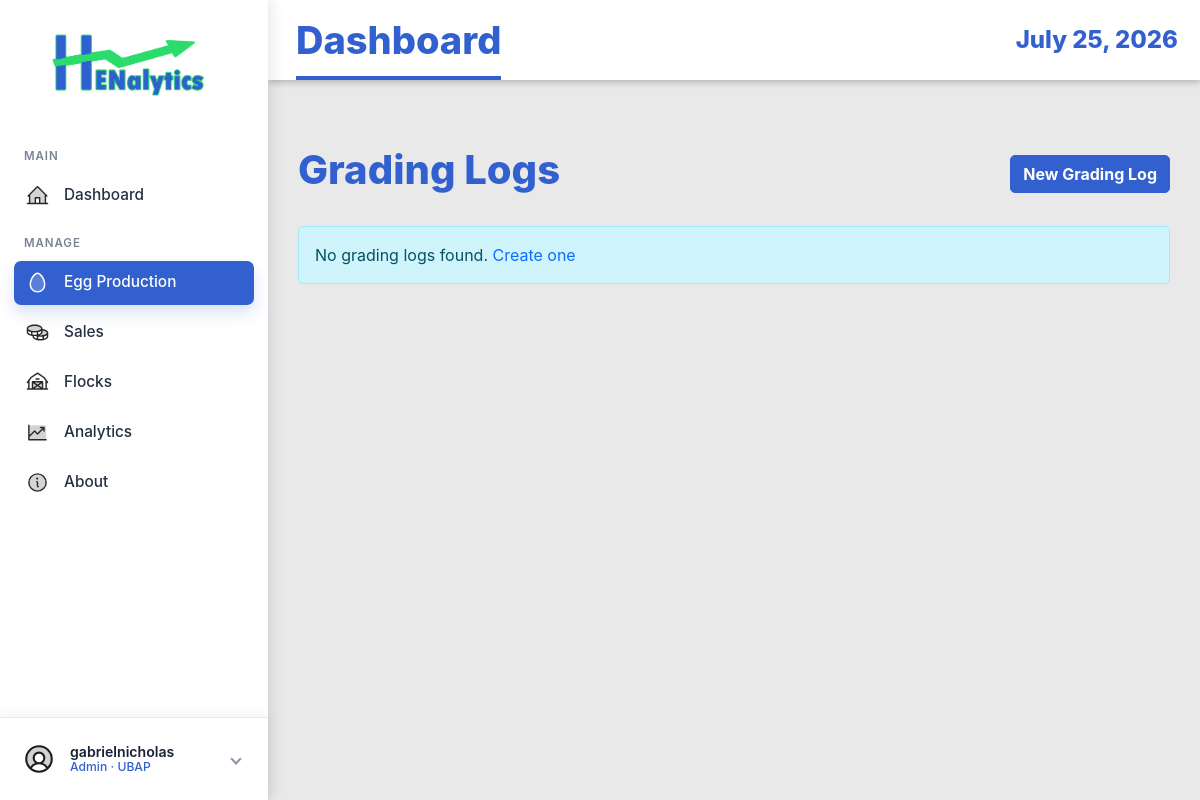
The page /grading-logs/ (signed in) on the database as committed earlier.
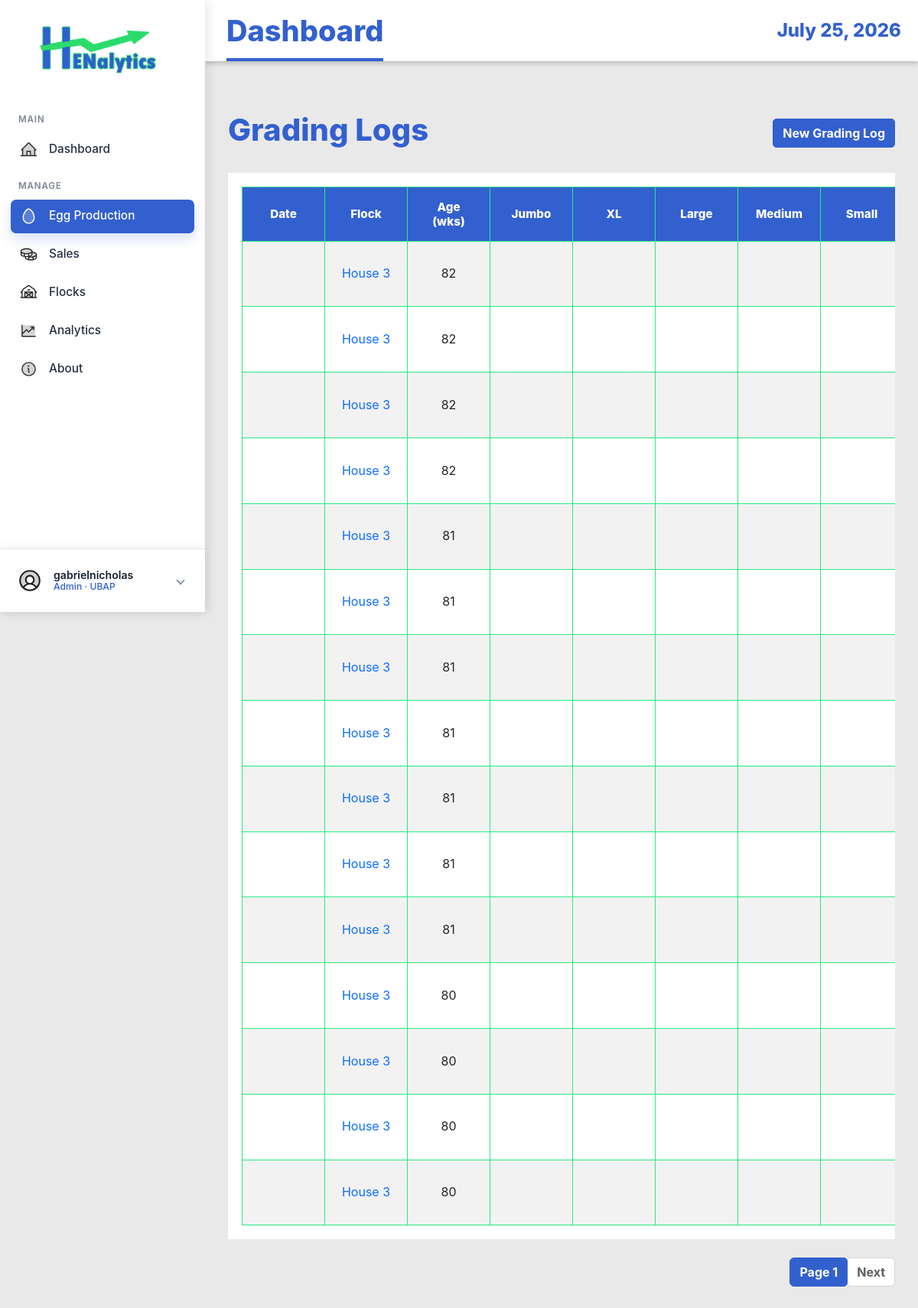
The same page on the database as committed later.
### EggProduction/models.py (models this page shows, shortened)
class GradingLog(models.Model):
    flock = models.ForeignKey(Flock, on_delete=models.CASCADE, related_name='grading_logs')
    log_date = models.DateField()
    age_weeks = models.IntegerField(validators=[MinValueValidator(0)])
    eggs_total = models.IntegerField(validators=[MinValueValidator(0)])
    eggs_aa = models.IntegerField(validators=[MinValueValidator(0)], default=0)
    eggs_a = models.IntegerField(validators=[MinValueValidator(0)], default=0)
    eggs_b = models.IntegerField(validators=[MinValueValidator(0)], default=0)
    eggs_small = models.IntegerField(validators=[MinValueValidator(0)], default=0)
    eggs_broken = models.IntegerField(validators=[MinValueValidator(0)], default=0)
    eggs_decode = models.IntegerField(validators=[MinValueValidator(0)], default=0)
    eggs_source = models.CharField(max_length=100, blank=True, null=True)
    created_at = models.DateTimeField(auto_now_add=True)
    updated_at = models.DateTimeField(auto_now=True)
    class Meta:
        ordering = ['-log_date']
        unique_together = ('flock', 'log_date')

class Flock(models.Model):
    STATUS_CHOICES = (
        ('active', 'Active'),
        ('inactive', 'Inactive'),
        ('culled', 'Culled'),
    )
    house_no = models.IntegerField()
    breed_strain = models.CharField(max_length=100)
    date_started = models.DateField()
    initial_hen_count = models.IntegerField(validators=[MinValueValidator(1)])
    status = models.CharField(max_length=20, choices=STATUS_CHOICES, default='active')
    notes = models.TextField(blank=True, null=True)
    created_at = models.DateTimeField(auto_now_add=True)
    updated_at = models.DateTimeField(auto_now=True)
    class Meta:
        ordering = ['-date_started']
        unique_together = ['house_no', 'date_started']

### EggProduction/views.py (the view)
# urls.py: path('grading-logs/', views.GradingLogListView.as_view(), name='grading-log-list'),
class GradingLogListView(StaffAccessMixin, ListView):
    model = GradingLog
    template_name = 'egg_production/grading_log_list.html'
    context_object_name = 'grading_logs'
    paginate_by = 15
    ordering = ['-log_date']
    def get_queryset(self):
        qs = super().get_queryset().select_related('flock')
        flock_id = self.request.GET.get('flock_id')
        if flock_id:
            qs = qs.filter(flock_id=flock_id)
        return qs

### EggProduction/views.py (called while the page is built)
    def test_func(self):
        user = self.request.user
        try:
            profile = UserProfile.objects.get(user=user)
            return profile.role in ['staff', 'admin', 'manager']
        except UserProfile.DoesNotExist:
            return user.is_staff or user.is_superuser

### EggProduction/templates/egg_production/grading_log_list.html (shortened to what this page needs)
{% extends 'base.html' %}
{% load static %}
{% block content %}
<div class="container mt-4">
    <div class="d-flex justify-content-between align-items-center mb-4">
        <h1>Grading Logs</h1>
        {% if perms.eggproduction.add_gradinglog or user.is_staff %}
        <a href="{% url 'eggproduction:grading-log-create' %}" class="btn btn-primary">New Grading Log</a>
        {% endif %}
    </div>
    {% if grading_logs %}
    <div class="table-responsive">
        <table class="table table-striped table-hover">
            <thead class="table-dark">
                <tr>
                    <th>Date</th>
                    <th>Flock</th>
                    <th>Age (wks)</th>
                    <th>Jumbo</th>
                    <th>XL</th>
                    <th>Large</th>
                    <th>Medium</th>
                    <th>Small</th>
                </tr>
            </thead>
            <tbody>
                {% for log in grading_logs %}
                <tr>
                    <td>{{ log.grading_date|date:"Y-m-d" }}</td>
                    <td><a href="{% url 'eggproduction:flock-detail' log.flock.pk %}">House {{ log.flock.house_no }}</a>
                    </td>
                    <td>{{ log.age_weeks }}</td>
                    <td>{{ log.grade_jumbo }}</td>
                    <td>{{ log.grade_extra_large }}</td>
                    <td>{{ log.grade_large }}</td>
                    <td>{{ log.grade_medium }}</td>
                    <td>{{ log.grade_small }}</td>
                </tr>
                {% endfor %}
            </tbody>
        </table>
    </div>
    {% if is_paginated %}
    <nav aria-label="Page navigation">
        <ul class="pagination justify-content-center">
            <li class="page-item active"><a class="page-link" href="#">Page {{ page_obj.number }}</a></li>
            {% if page_obj.has_next %}
            <li class="page-item"><a class="page-link" href="?page={{ page_obj.next_page_number }}">Next</a></li>
            {% endif %}
        </ul>
    </nav>
    {% endif %}
    {% else %}
    <div class="alert alert-info">No grading logs found. <a href="{% url 'eggproduction:grading-log-create' %}">Create
            one</a></div>
    {% endif %}
</div>
{% endblock %}

### EggProduction/templates/base.html (shortened to what this page needs)
{% load static %}
<!DOCTYPE html>
<html lang="en">
<head>
    <link href="https://cdn.jsdelivr.net/npm/bootstrap@5.3.0/dist/css/bootstrap.min.css" rel="stylesheet">
    <link rel="stylesheet" href="https://cdn.datatables.net/1.13.8/css/jquery.dataTables.min.css">
    <link rel="stylesheet" href="https://cdn.datatables.net/buttons/2.4.2/css/buttons.dataTables.min.css">
    <link rel="stylesheet" href="{% static 'EggProduction/css/style.css' %}">
</head>
<body class="{% if request.user.is_authenticated %}app-body{% else %}auth-body{% endif %}">
    {% if request.user.is_authenticated %}
    <div class="app-shell">
        <aside class="app-sidebar">
            <a href="{% url 'eggproduction:dashboard' %}" class="brand-lockup">
                <img src="{% static 'EggProduction/img/logo-login.png' %}" alt="Henalytics">
            </a>
            <nav class="side-nav" aria-label="Main navigation">
                <div class="nav-section-label">MAIN</div>
                <a href="{% url 'eggproduction:dashboard' %}"
                    class="side-link {% if request.resolver_match.url_name == 'dashboard' %}active{% endif %}">
                    <img class="side-icon side-img-icon" src="{% static 'EggProduction/img/house-line-duotone.svg' %}"
                        alt="" aria-hidden="true">
                    <span>Dashboard</span>
                </a>
                <div class="nav-section-label">MANAGE</div>
                <a href="{% url 'eggproduction:production-log-list' %}"
                    class="side-link {% if 'production-log' in request.resolver_match.url_name or 'grading-log' in request.resolver_match.url_name %}active{% endif %}">
                    <img class="side-icon side-img-icon" src="{% static 'EggProduction/img/egg-duotone.svg' %}" alt=""
                        aria-hidden="true">
                    <span>Egg Production</span>
                </a>
                <a href="{% url 'eggproduction:sales-transaction-list' %}"
                    class="side-link {% if 'sales-transaction' in request.resolver_match.url_name or 'sales-item' in request.resolver_match.url_name %}active{% endif %}">
                    <img class="side-icon side-img-icon" src="{% static 'EggProduction/img/coins-duotone.svg' %}" alt=""
                        aria-hidden="true">
                    <span>Sales</span>
                </a>
                <a href="{% url 'eggproduction:flock-list' %}"
                    class="side-link {% if 'flock' in request.resolver_match.url_name %}active{% endif %}">
                    <img class="side-icon side-img-icon" src="{% static 'EggProduction/img/barn-duotone.svg' %}" alt=""
                        aria-hidden="true">
                    <span>Flocks</span>
                </a>
                <a href="{% url 'eggproduction:harvest-forecast-list' %}"
                    class="side-link {% if 'forecast' in request.resolver_match.url_name or 'model-version' in request.resolver_match.url_name %}active{% endif %}">
                    <img class="side-icon side-img-icon" src="{% static 'EggProduction/img/chart-line-up-duotone.svg' %}"
                        alt="" aria-hidden="true">
                    <span>Analytics</span>
                </a>
                <a href="{% url 'index' %}"
                    class="side-link {% if request.resolver_match.url_name == 'index' %}active{% endif %}">
                    <img class="side-icon side-img-icon" src="{% static 'EggProduction/img/info-duotone.svg' %}" alt=""
                        aria-hidden="true">
                    <span>About</span>
                </a>
            </nav>
            <div class="sidebar-account dropdown">
                <button class="account-toggle" type="button" data-bs-toggle="dropdown" data-bs-auto-close="outside"
                    aria-expanded="false" aria-label="Open account menu">
                    <img class="account-avatar-img" src="{% static 'EggProduction/img/user-circle-duotone.svg' %}" alt=""
                        aria-hidden="true">
                    <span class="account-copy">
                        <span class="account-name">{{ request.user.get_full_name|default:request.user.username }}</span>
                        <span class="account-role">
                            {% if request.user.is_superuser %}
                            Admin
                            {% elif request.user.userprofile.display_role %}
                            {{ request.user.userprofile.display_role }}
                            {% else %}
                            Staff
                            {% endif %}
                            &middot; UBAP
                        </span>
                    </span>
                    <span class="account-chevron" aria-hidden="true"></span>
                </button>
            </div>
        </aside>
        <section class="app-panel">
            <header class="app-topbar">
                <h1>{% block page_title %}Dashboard{% endblock %}</h1>
                <time>{% now "F j, Y" %}</time>
            </header>
            <main class="app-content">
                {% else %}
                <main>
                    {% endif %}
                    {% block content %}{% endblock %}
                    {% if request.user.is_authenticated %}
                </main>
        </section>
    </div>
    {% else %}
    </main>
    {% endif %}
</body>
</html>

Rows that differ between the two databases and show on the page:
added GradingLog: flock.house_no "3", age_weeks "82"
added GradingLog: flock.house_no "3", age_weeks "82"
added GradingLog: flock.house_no "3", age_weeks "82"
added GradingLog: flock.house_no "3", age_weeks "82"
added GradingLog: flock.house_no "3", age_weeks "81"
added GradingLog: flock.house_no "3", age_weeks "81"
added GradingLog: flock.house_no "3", age_weeks "81"
added GradingLog: flock.house_no "3", age_weeks "81"
added GradingLog: flock.house_no "3", age_weeks "81"
added GradingLog: flock.house_no "3", age_weeks "81"
added GradingLog: flock.house_no "3", age_weeks "81"
added GradingLog: flock.house_no "3", age_weeks "80"
added GradingLog: flock.house_no "3", age_weeks "80"
added GradingLog: flock.house_no "3", age_weeks "80"
added GradingLog: flock.house_no "3", age_weeks "80"
Other text that changed with them:
{{ page_obj.number }}: (not shown) → "1"
text no longer shown: "No grading logs found. Create one"
text now shown: "Date Flock Age (wks) Jumbo XL Large Medium Small Page Next"
